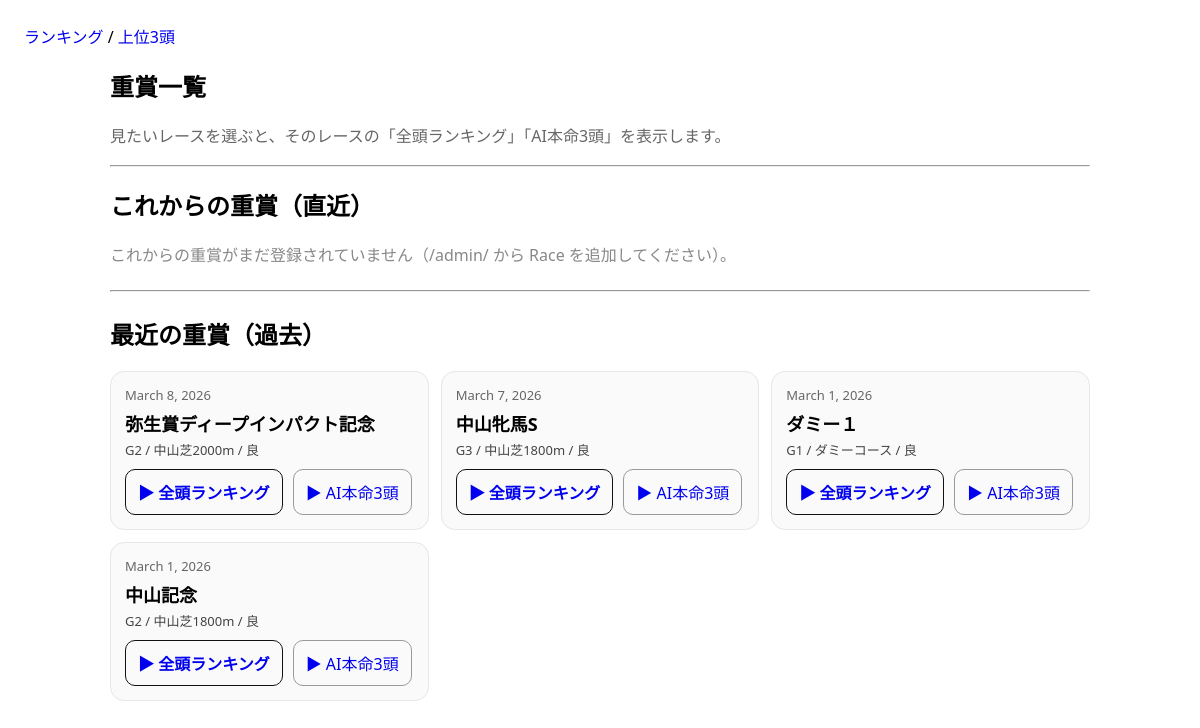
/races/, run on an earlier commit of the app's database.
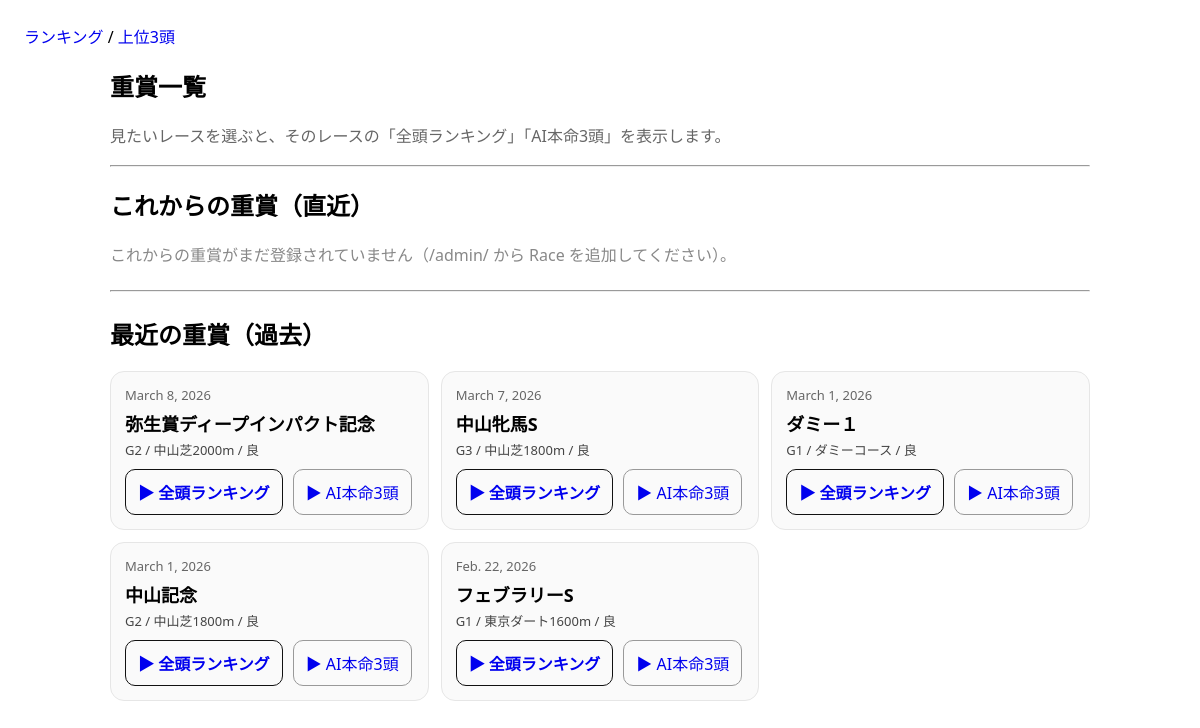
And on a later commit of the database.
### keibaapp_1/models.py (models this page shows, shortened)
class Race(models.Model):
    GRADE_CHOICES = [("G1", "G1"), ("G2", "G2"), ("G3", "G3")]
    name = models.CharField(max_length=100)
    race_date = models.DateField()
    course = models.CharField(max_length=100)  # 例：東京 ダ1600
    grade = models.CharField(max_length=2, choices=GRADE_CHOICES)
    track_condition = models.CharField(max_length=10, blank=True, default="")  # 良/稍/重/不
    pace = models.CharField(max_length=1, blank=True, default="")  # S/M/H
    pace_comment = models.CharField(max_length=100, blank=True, default="")
    created_at = models.DateTimeField(auto_now_add=True)

### keibaapp_1/views.py (the view)
# urls.py: path("races/", views.races_page, name="races_page"),
def races_page(request):
    today = now().date()
    upcoming = Race.objects.filter(race_date__gte=today).order_by("race_date")[:20]
    recent = Race.objects.filter(race_date__lt=today).order_by("-race_date")[:20]
    return render(request, "keibaapp_1/races.html", {
        "upcoming": upcoming,
        "recent": recent,
        "today": today,
    })

### keibaapp_1/templates/keibaapp_1/races.html (shortened to what this page needs)
{% extends "keibaapp_1/base.html" %}
{% block content %}
<section style="max-width: 980px; margin: 0 auto;">
  <h1>重賞一覧</h1>
  <p style="color:#666;">
    見たいレースを選ぶと、そのレースの「全頭ランキング」「AI本命3頭」を表示します。
  </p>
  <hr style="margin: 18px 0;">
  <h2>これからの重賞（直近）</h2>
  {% if upcoming %}
    <div style="display:grid; grid-template-columns: repeat(auto-fit, minmax(260px, 1fr)); gap: 12px;">
      {% for r in upcoming %}
        <div style="border:1px solid #e6e6e6; border-radius:14px; padding:14px; background:#fff;">
          <div style="font-size:13px; color:#666;">{{ r.race_date }}</div>
          <div style="font-weight:800; font-size:18px; margin:6px 0 4px;">{{ r.name }}</div>
          <div style="color:#444; font-size:13px;">
            {{ r.grade }} / {{ r.course }}
            {% if r.track_condition %} / {{ r.track_condition }}{% endif %}
          </div>
          <div style="display:flex; gap:10px; flex-wrap:wrap; margin-top: 10px;">
            <a href="/race/?race_id={{ r.id }}" style="padding:10px 12px; border-radius:10px; border:1px solid #111; text-decoration:none; font-weight:700;">
              ▶ 全頭ランキング
            </a>
            <a href="/top/?race_id={{ r.id }}" style="padding:10px 12px; border-radius:10px; border:1px solid #999; text-decoration:none;">
              ▶ AI本命3頭
            </a>
          </div>
        </div>
      {% endfor %}
    </div>
  {% else %}
    <p style="color:#888;">これからの重賞がまだ登録されていません（/admin/ から Race を追加してください）。</p>
  {% endif %}
  <hr style="margin: 24px 0;">
  <h2>最近の重賞（過去）</h2>
  {% if recent %}
    <div style="display:grid; grid-template-columns: repeat(auto-fit, minmax(260px, 1fr)); gap: 12px;">
      {% for r in recent %}
        <div style="border:1px solid #e6e6e6; border-radius:14px; padding:14px; background:#fafafa;">
          <div style="font-size:13px; color:#666;">{{ r.race_date }}</div>
          <div style="font-weight:800; font-size:18px; margin:6px 0 4px;">{{ r.name }}</div>
          <div style="color:#444; font-size:13px;">
            {{ r.grade }} / {{ r.course }}
            {% if r.track_condition %} / {{ r.track_condition }}{% endif %}
          </div>
          <div style="display:flex; gap:10px; flex-wrap:wrap; margin-top: 10px;">
            <a href="/race/?race_id={{ r.id }}" style="padding:10px 12px; border-radius:10px; border:1px solid #111; text-decoration:none; font-weight:700;">
              ▶ 全頭ランキング
            </a>
            <a href="/top/?race_id={{ r.id }}" style="padding:10px 12px; border-radius:10px; border:1px solid #999; text-decoration:none;">
              ▶ AI本命3頭
            </a>
          </div>
        </div>
      {% endfor %}
    </div>
  {% else %}
    <p style="color:#888;">過去レースがありません。</p>
  {% endif %}
</section>
{% endblock %}

What changed in the data, as far as the page shows it:
added Race: race_date "Feb. 22, 2026", name "フェブラリーS", grade "G1", course "東京ダート1600m", track_condition "良"
